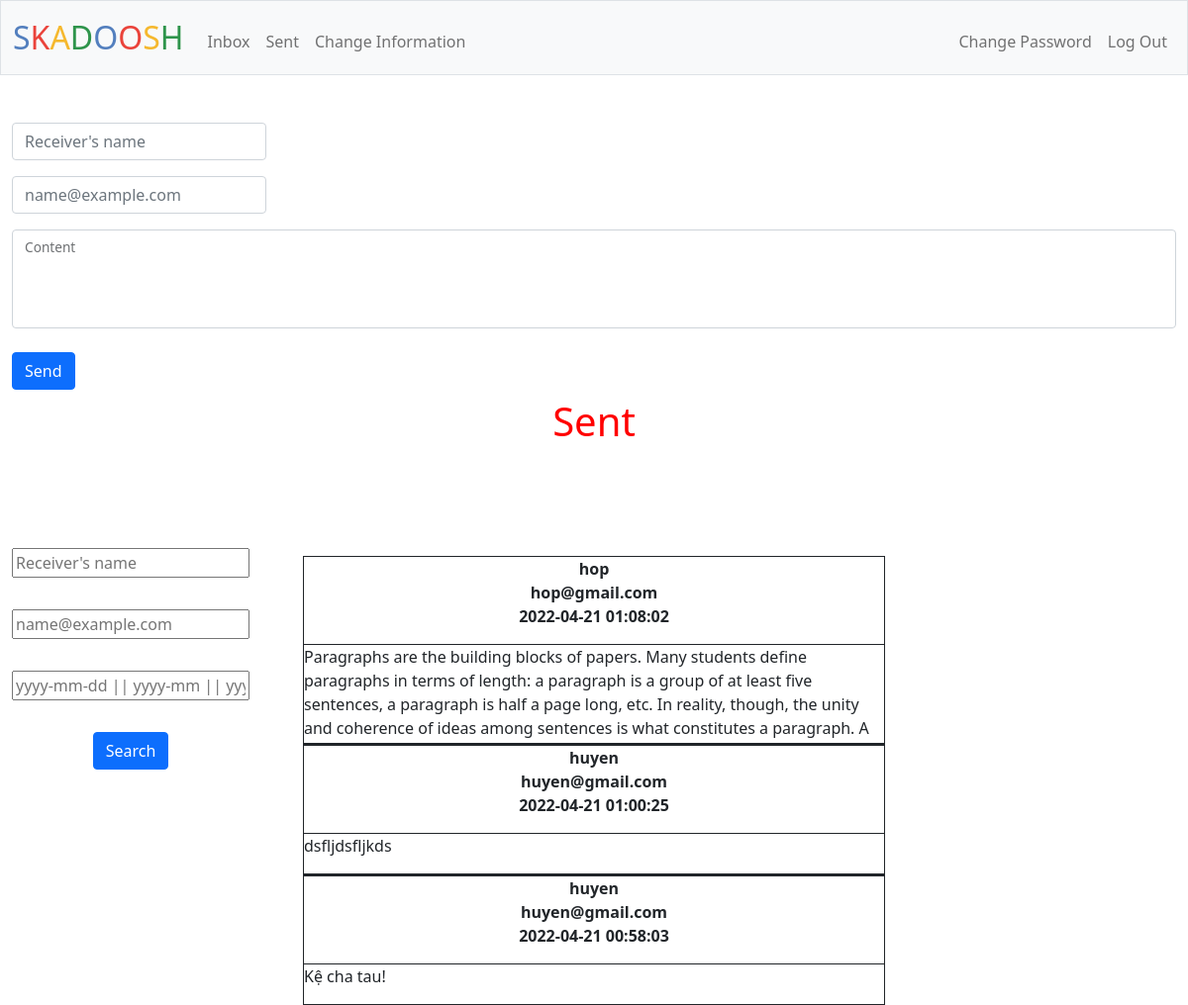
Page /sent (signed in, upper part) on the earlier database version.
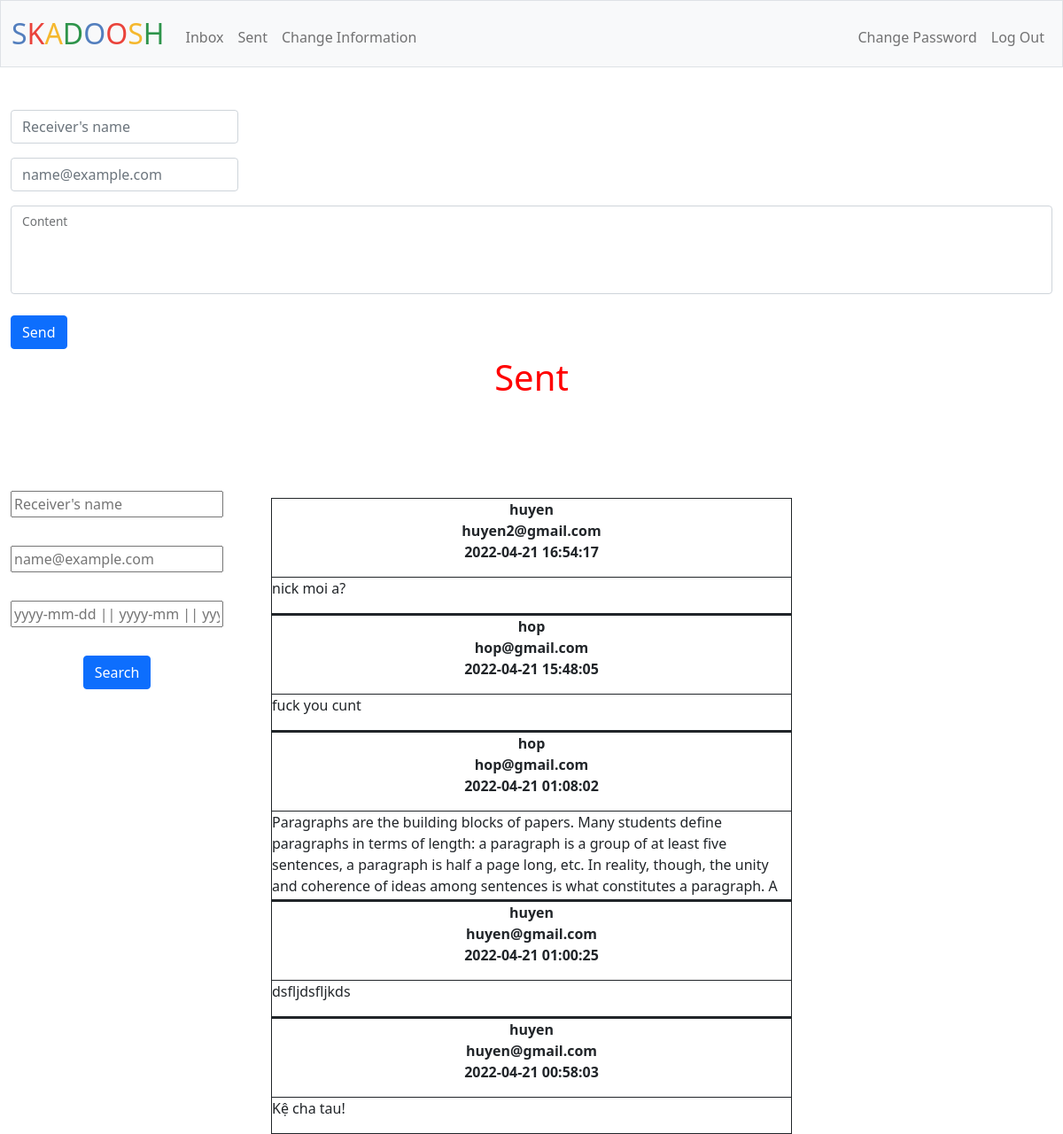
Same page on the later database version.
### tables this page shows
CREATE TABLE informations (
id INTEGER PRIMARY KEY AUTOINCREMENT NOT NULL,
user_id INTEGER NOT NULL,
name TEXT NOT NULL,
birth TEXT,
place TEXT,
number TEXT,
email TEXT NOT NULL UNIQUE);

CREATE TABLE mail_box (id INTEGER PRIMARY KEY AUTOINCREMENT NOT NULL, 
sender_id INTEGER NOT NULL, receiver_id INTEGER NOT NULL, 
sender TEXT NOT NULL, receiver TEXT NOT NULL, 
date TIMESTAMP NOT NULL, mail TEXT NOT NULL);

### app.py (the view, shortened to what this page needs)
@app.route("/sent", methods=["GET", "POST"])
@login_required
def sent():
    user_id = session['user_id']
    rows = db.execute("SELECT * FROM informations WHERE user_id = ?", user_id)
    if len(rows) == 0:
        message = 'You must provide you informations first!'
        return render_template("information.html", requirement=message)
    rows = db.execute("SELECT * FROM mail_box WHERE sender_id = ? ORDER BY date DESC", user_id)
    mails = []
    for row in rows:
        mail = {}
        mail['receiver'] = row['receiver']
        receiver_id = row['receiver_id']
        mail['email'] = db.execute("SELECT email FROM informations WHERE user_id = ?", receiver_id)[0]['email']
        mail['mail'] = row['mail']
        mail['date'] = row['date']
        mails.append(mail)
    return render_template("sent.html", mails=mails)

### app.py (called while the page is built)
@app.after_request
def after_request(response):
    response.headers["Cache-Control"] = "no-cache, no-store, must-revalidate"
    response.headers["Expires"] = 0
    response.headers["Pragma"] = "no-cache"
    return response

### helpers.py (called while the page is built)
def login_required(f):
    @wraps(f)
    def decorated_function(*args, **kwargs):
        if session.get("user_id") is None:
            return redirect("/login")
        return f(*args, **kwargs)
    return decorated_function

### templates/sent.html (shortened to what this page needs)
{% extends "layout.html" %}
{% block sent %}
<div id="send">
    <form action="/sent" method="post" id="send">
        <div class="mb-3">
            <input autofocus class="form-control w-auto" id="receiver" name="receiver" placeholder="Receiver's name" type="text">
        </div>
        <div class="mb-3">
            <input class="form-control w-auto" id="email" name="email" placeholder="name@example.com" type="text">
        </div>
        <div class="form-floating">
            <input class="form-control" id="floatingMail" name="mail" type="text">
            <label for="floatingMail" class="form-label">Content</label>
        </div>
        <br>
        <button class="btn btn-primary" type="submit">Send</button>
    </form>
</div>
<h1>Sent</h1>
{% endblock %}
{% block main %}
<div>
    <form action="/search_sent" method="post" id="search">
        <div><input autofocus id="name" name="name" placeholder="Receiver's name" type="text"></div>
        <br>
        <div><input autofocus id="receiver_email" name="receiver_email" placeholder="name@example.com" type="text"></div>
        <br>
        <div><input autofocus id="date" name="date" placeholder="yyyy-mm-dd || yyyy-mm || yyyy" type="text"></div>
        <br>
        <button class="btn btn-primary" type="submit">Search</button>
    </form>
</div>
{% for mail in mails %}
<div id="sent">
    <div><p id="mail-receiver">{{ mail['receiver'] }} <br> {{ mail['email'] }} <br> {{ mail['date'] }}</p></div>
    <div id="mail"><p id="content">{{ mail['mail'] }}</p></div>
</div>
{% endfor %}
{% endblock %}

Differences in the rows shown:
added mail_box: receiver "huyen", date "2022-04-21 16:54:17", mail "nick moi a?"
added informations: email "huyen2@gmail.com"
added mail_box: receiver "hop", date "2022-04-21 15:48:05", mail "fuck you cunt"
Other differences:
new list line: "hop@gmail.com"
